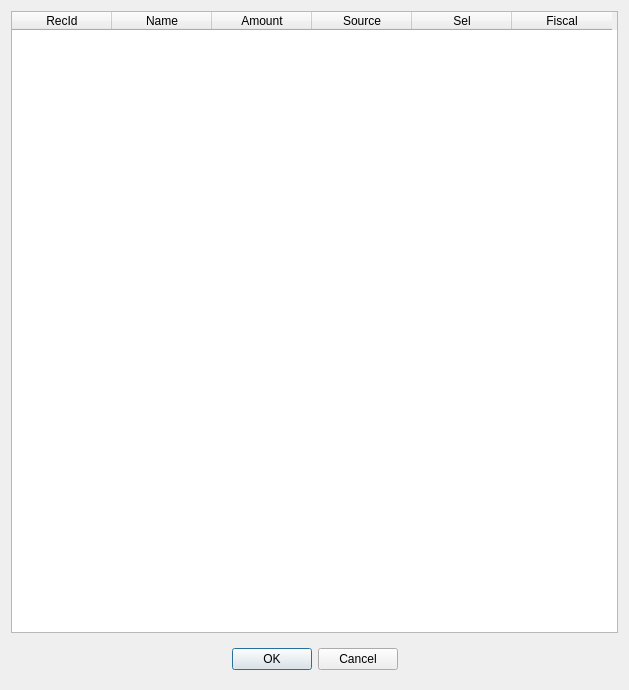
<?xml version="1.0" encoding="UTF-8"?>
<ui version="4.0">
 <class>DlgTaxBack</class>
 <widget class="QDialog" name="DlgTaxBack">
  <property name="geometry">
   <rect>
    <x>0</x>
    <y>0</y>
    <width>629</width>
    <height>690</height>
   </rect>
  </property>
  <property name="windowTitle">
   <string>Tax back</string>
  </property>
  <layout class="QVBoxLayout" name="verticalLayout">
   <item>
    <widget class="EQTableWidget" name="tblData">
     <column>
      <property name="text">
       <string>RecId</string>
      </property>
     </column>
     <column>
      <property name="text">
       <string>Name</string>
      </property>
     </column>
     <column>
      <property name="text">
       <string>Amount</string>
      </property>
     </column>
     <column>
      <property name="text">
       <string>Source</string>
      </property>
     </column>
     <column>
      <property name="text">
       <string>Sel</string>
      </property>
     </column>
     <column>
      <property name="text">
       <string>Fiscal</string>
      </property>
     </column>
    </widget>
   </item>
   <item>
    <widget class="QWidget" name="widget" native="true">
     <layout class="QHBoxLayout" name="horizontalLayout">
      <item>
       <spacer name="horizontalSpacer">
        <property name="orientation">
         <enum>Qt::Horizontal</enum>
        </property>
        <property name="sizeHint" stdset="0">
         <size>
          <width>210</width>
          <height>20</height>
         </size>
        </property>
       </spacer>
      </item>
      <item>
       <widget class="QPushButton" name="btnOK">
        <property name="text">
         <string>OK</string>
        </property>
       </widget>
      </item>
      <item>
       <widget class="QPushButton" name="btnCancel">
        <property name="text">
         <string>Cancel</string>
        </property>
       </widget>
      </item>
      <item>
       <spacer name="horizontalSpacer_2">
        <property name="orientation">
         <enum>Qt::Horizontal</enum>
        </property>
        <property name="sizeHint" stdset="0">
         <size>
          <width>209</width>
          <height>20</height>
         </size>
        </property>
       </spacer>
      </item>
     </layout>
    </widget>
   </item>
  </layout>
 </widget>
 <customwidgets>
  <customwidget>
   <class>EQTableWidget</class>
   <extends>QTableWidget</extends>
   <header location="global">eqtablewidget.h</header>
  </customwidget>
 </customwidgets>
 <resources/>
 <connections/>
</ui>
